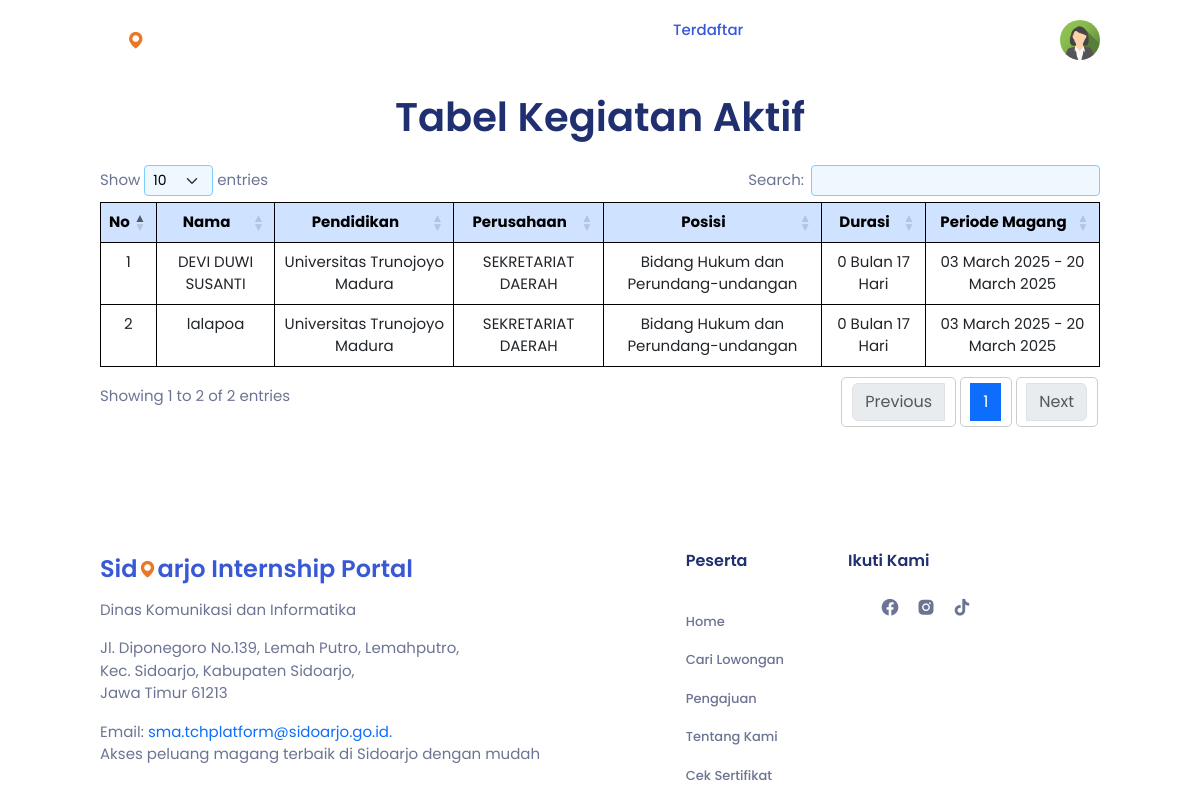
Screenshot of /web/aktivitas.php with the database file from the repository.
### tables this page shows
CREATE TABLE IF NOT EXISTS `tb_profile_user` (
  `id_user` varchar(14) NOT NULL,
  `nama_user` varchar(100) DEFAULT NULL,
  `nik` char(16) DEFAULT NULL,
  `nisn` char(10) DEFAULT NULL,
  `nim` varchar(15) DEFAULT NULL,
  `nip` char(18) DEFAULT NULL,
  `jenis_kelamin` char(1) DEFAULT NULL,
  `tempat_lahir` varchar(100) DEFAULT NULL,
  `tanggal_lahir` date DEFAULT NULL,
  `alamat_user` text,
  `gambar_user` varchar(100) DEFAULT NULL,
  `telepone_user` varchar(15) DEFAULT NULL,
  `jabatan` varchar(100) DEFAULT NULL,
  `id_instansi` varchar(10) DEFAULT NULL,
  `id_bidang` varchar(12) DEFAULT NULL,
  `id_pendidikan` varchar(7) DEFAULT NULL,
  `id_pengajuan` varchar(10) DEFAULT NULL,
  `status_active` char(1) DEFAULT '1',
  `create_by` varchar(14) DEFAULT NULL,
  `create_date` datetime DEFAULT CURRENT_TIMESTAMP,
  `change_by` varchar(14) DEFAULT NULL,
  `change_date` datetime DEFAULT NULL ON UPDATE CURRENT_TIMESTAMP,
  PRIMARY KEY (`id_user`),
  KEY `id_instansi` (`id_instansi`),
  KEY `id_bidang` (`id_bidang`),
  KEY `id_pengajuan` (`id_pengajuan`),
  KEY `id_pendidikan` (`id_pendidikan`)
);

CREATE TABLE IF NOT EXISTS `tb_pendidikan` (
  `id_pendidikan` varchar(7) NOT NULL,
  `nama_pendidikan` varchar(255) DEFAULT NULL,
  `fakultas` varchar(100) DEFAULT NULL,
  `jurusan` varchar(150) DEFAULT NULL,
  `alamat_pendidikan` text,
  `status_active` char(1) DEFAULT '1',
  `create_by` varchar(14) DEFAULT NULL,
  `create_date` datetime DEFAULT CURRENT_TIMESTAMP,
  `change_by` varchar(14) DEFAULT NULL,
  `change_date` datetime DEFAULT NULL ON UPDATE CURRENT_TIMESTAMP,
  PRIMARY KEY (`id_pendidikan`)
);

CREATE TABLE IF NOT EXISTS `tb_instansi` (
  `id_instansi` varchar(10) NOT NULL,
  `nama_pendek` varchar(100) DEFAULT NULL,
  `nama_panjang` varchar(255) DEFAULT NULL,
  `group_instansi` varchar(100) DEFAULT NULL,
  `telepone_instansi` varchar(20) DEFAULT NULL,
  `alamat_instansi` text,
  `lokasi_instansi` text,
  `deskripsi_instansi` text,
  `gambar_instansi` varchar(100) DEFAULT NULL,
  `status_active` char(1) DEFAULT '1',
  `create_by` varchar(14) DEFAULT NULL,
  `create_date` datetime DEFAULT CURRENT_TIMESTAMP,
  `change_by` varchar(14) DEFAULT NULL,
  `change_date` datetime DEFAULT NULL ON UPDATE CURRENT_TIMESTAMP,
  PRIMARY KEY (`id_instansi`)
);

CREATE TABLE IF NOT EXISTS `tb_bidang` (
  `id_bidang` varchar(12) NOT NULL,
  `nama_bidang` varchar(100) DEFAULT NULL,
  `deskripsi_bidang` text,
  `kriteria_bidang` text,
  `dokumen_prasyarat` text,
  `kuota_bidang` varchar(2) DEFAULT NULL,
  `id_instansi` varchar(10) DEFAULT NULL,
  `status_active` char(1) DEFAULT '1',
  `create_by` varchar(14) DEFAULT NULL,
  `create_date` datetime DEFAULT CURRENT_TIMESTAMP,
  `change_by` varchar(14) DEFAULT NULL,
  `change_date` datetime DEFAULT NULL ON UPDATE CURRENT_TIMESTAMP,
  PRIMARY KEY (`id_bidang`),
  KEY `id_instansi` (`id_instansi`)
);

CREATE TABLE IF NOT EXISTS `tb_pengajuan` (
  `id_pengajuan` char(10) NOT NULL,
  `id_user` varchar(14) DEFAULT NULL,
  `id_instansi` varchar(10) DEFAULT NULL,
  `id_bidang` varchar(12) DEFAULT NULL,
  `jenis_pengajuan` varchar(100) DEFAULT NULL,
  `jumlah_pelamar` varchar(2) DEFAULT NULL,
  `tanggal_mulai` date DEFAULT NULL,
  `tanggal_selesai` date DEFAULT NULL,
  `status_pengajuan` char(1) DEFAULT '1',
  `status_active` char(1) DEFAULT '1',
  `create_by` varchar(14) DEFAULT NULL,
  `create_date` datetime DEFAULT CURRENT_TIMESTAMP,
  `change_by` varchar(14) DEFAULT NULL,
  `change_date` datetime DEFAULT NULL ON UPDATE CURRENT_TIMESTAMP,
  PRIMARY KEY (`id_pengajuan`),
  KEY `id_user` (`id_user`),
  KEY `id_instansi` (`id_instansi`),
  KEY `id_bidang` (`id_bidang`)
);

### web/aktivitas.php (the view, shortened to what this page needs)
<?php
include "../koneksi.php";
$sql = "SELECT *
        FROM tb_profile_user
        JOIN tb_pengajuan ON tb_profile_user.id_pengajuan = tb_pengajuan.id_pengajuan
        JOIN tb_pendidikan ON tb_profile_user.id_pendidikan = tb_pendidikan.id_pendidikan
        JOIN tb_instansi ON tb_pengajuan.id_instansi = tb_instansi.id_instansi
        JOIN tb_bidang ON tb_pengajuan.id_bidang = tb_bidang.id_bidang
        WHERE tb_pengajuan.status_pengajuan = '4'";
$query = mysqli_query($conn, $sql);
$no = 1;
?>
<!DOCTYPE html>
<html lang="id">
<head>
    <link href="https://unpkg.com/boxicons@2.1.4/css/boxicons.min.css" rel="stylesheet" />
    <link href="https://cdn.jsdelivr.net/npm/bootstrap@5.3.0/dist/css/bootstrap.min.css" rel="stylesheet">
    <link rel="stylesheet" href="../assets/css/style2.css" />
    <link rel="stylesheet" href="../assets/css/aktif.css" />
    <link rel="stylesheet" href="../assets/css/low.css" />
    <link rel="stylesheet" href="https://cdn.datatables.net/1.13.4/css/dataTables.bootstrap5.min.css">
</head>
<body>
<?php include "../layout/navbarUser.php" ?>
<main class="main">
    <div class="container mt-5"><br><br>
        <h1 class="text-center mb-4">Tabel Kegiatan Aktif</h1>
        <table id="myTable" class="table table-bordered">
            <thead class="table-primary">
                <tr>
                    <th class="text-center">No</th>
                    <th class="text-center">Nama</th>
                    <th class="text-center">Pendidikan</th>
                    <th class="text-center">Perusahaan</th>
                    <th class="text-center">Posisi</th>
                    <th class="text-center">Durasi</th>
                    <th class="text-center">Periode Magang</th>
                </tr>
            </thead>
            <tbody>
                <?php if (mysqli_num_rows($query) > 0): ?>
                    <?php while ($row = mysqli_fetch_assoc($query)): ?>
                        <tr>
                            <td class="text-center"><?= $no++; ?></td>
                            <td class="text-center"><?= $row['nama_user'] ?></td>
                            <td class="text-center"><?= $row['nama_pendidikan'] ?></td>
                            <td class="text-center"><?= $row['nama_panjang'] ?></td>
                            <td class="text-center"><?= $row['nama_bidang'] ?></td>
                            <td class="text-center">
                                <?php
                                    if (!empty($row['tanggal_mulai']) && !empty($row['tanggal_selesai'])) {
                                        $start_date = new DateTime($row['tanggal_mulai']);
                                        $end_date = new DateTime($row['tanggal_selesai']);
                                        $interval = $start_date->diff($end_date);
                                        $months = $interval->m + ($interval->y * 12);
                                        $days = $interval->d;
                                        echo "$months Bulan" . ($days > 0 ? " $days Hari" : "");
                                    } else {
                                        echo "Durasi Tidak Diketahui";
                                    }
                                ?>
                            </td>
                            <td class="text-center">
                                <?= date('d F Y', strtotime($row['tanggal_mulai'])) . ' - ' . date('d F Y', strtotime($row['tanggal_selesai'])) ?>
                            </td>
                        </tr>
                    <?php endwhile; ?>
                <?php else: ?>
                    <tr>
                        <td colspan="7" class="text-center">Tidak ada data pengajuan aktif</td>
                    </tr>
                <?php endif; ?>
            </tbody>
        </table>
    </div>
</main>
<?php include "../layout/footerUser.php" ?>
</body>
</html>

### assets/css/style2.css (style rules this page uses)
:root { --first-color: hsl(228, 66%, 53%); --first-color-alt: hsl(228, 66%, 47%); --first-color-light: hsl(228, 62%, 59%); --first-color-lighten: hsl(228, 100%, 97%); --second-color: hsl(25, 83%, 53%); --title-color: hsl(228, 57%, 28%); --text-color: hsl(228, 15%, 50%); --text-color-light: hsl(228, 12%, 75%); --border-color: hsl(228, 99%, 98%); --body-color: #fff; --container-color: #fff; }
* { -webkit-box-sizing: border-box; box-sizing: border-box; padding: 0; margin: 0; }
html { scroll-behavior: smooth; }
body { font-family: "Poppins", sans-serif; font-size: 0.938rem; background-color: var(--body-color); color: var(--text-color); -webkit-transition: 0.3s; transition: 0.3s; }
h1, h2, h3 { color: var(--title-color); font-weight: 600; }
.container { max-width: 1024px; margin-left: 1.5rem; margin-right: 1.5rem; }
.main { overflow: hidden; }
@media screen and (min-width: 1040px) { .container { margin-left: auto; margin-right: auto; } }

### assets/css/aktif.css (style rules this page uses)
table { color: #000; width: 100%; border-collapse: collapse; }
th { background-color: #afd9f9; padding: 8px; text-align: left; border: 1px solid #000; }
td { background-color: #fff; padding: 8px; text-align: left; border: 1px solid #000; }

### rows the page displays
tb_profile_user: nama_user "DEVI DUWI SUSANTI", id_pendidikan.nama_pendidikan "Universitas Trunojoyo Madura", tb_instansi.nama_panjang "SEKRETARIAT DAERAH", tb_bidang.nama_bidang "Bidang Hukum dan Perundang-undangan", jenis_kelamin "0", id_pengajuan.tanggal_selesai "17", id_pengajuan.tanggal_mulai "03 March 2025", id_pengajuan.tanggal_selesai "20 March 2025"
tb_profile_user: nama_user "lalapoa", id_pendidikan.nama_pendidikan "Universitas Trunojoyo Madura", tb_instansi.nama_panjang "SEKRETARIAT DAERAH", tb_bidang.nama_bidang "Bidang Hukum dan Perundang-undangan", id_pengajuan.jenis_kelamin "0", id_pengajuan.tanggal_selesai "17", id_pengajuan.tanggal_mulai "03 March 2025", id_pengajuan.tanggal_selesai "20 March 2025"
